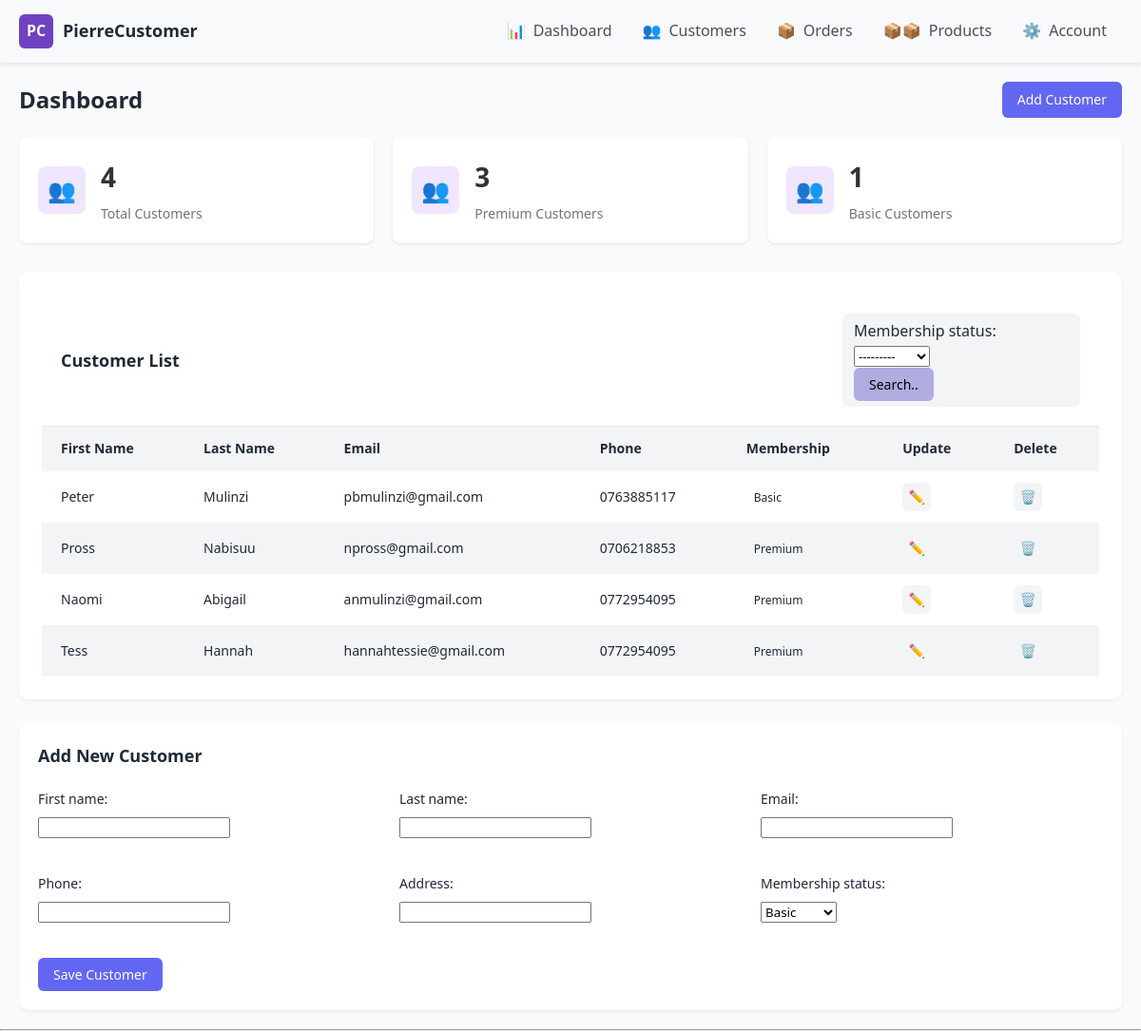
/, run on an earlier commit of the app's database.
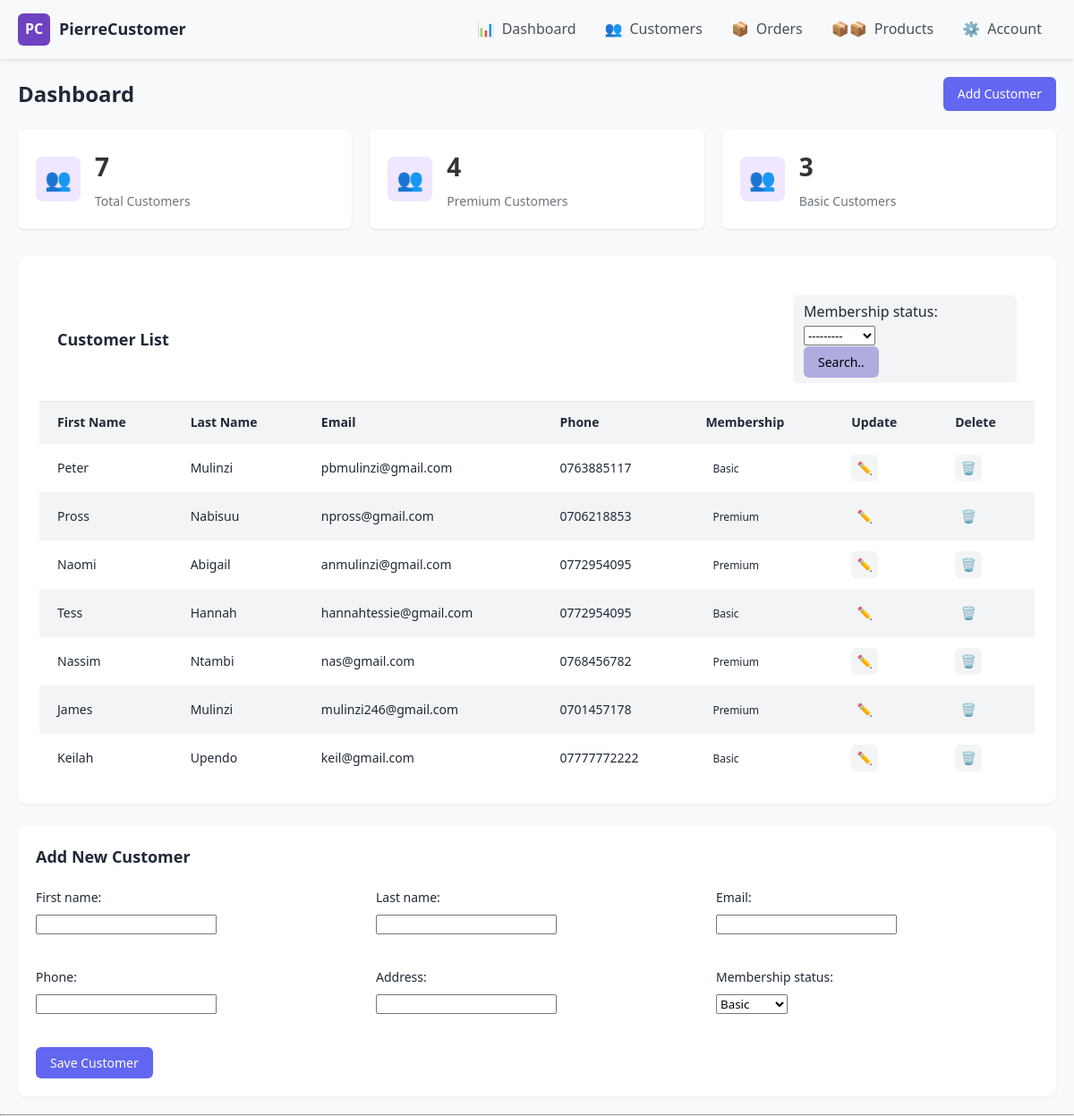
And on a later commit of the database.
### pierre_CMS_App/models.py (models this page shows, shortened)
class Customer(models.Model):
    STATUS = (
        ('Premium', 'Premium'),
        ('Basic', 'Basic'),
    )
    first_name = models.CharField(max_length = 200)
    last_name = models.CharField(max_length = 200)
    phone = models.CharField(max_length=200)
    email = models.EmailField(max_length=200, null=True)
    address = models.CharField(max_length=200)
    date_created = models.DateTimeField(auto_now_add=True)
    membership_status = models.CharField(max_length=200, choices=STATUS, default='Basic')

### pierre_CMS_App/views.py (the view)
# urls.py: path('', views.dashboard, name='dashboard'),
def dashboard(request):
    customers = Customer.objects.all()
    total_customers = customers.count()
    total_basic_customers = Customer.objects.filter(membership_status = 'Basic').count()
    total_premium_customers = Customer.objects.filter(membership_status = 'Premium').count()
    form = CustomerForm(request.POST)
    myFilter = CustomerFilter(request.GET, queryset=customers)
    customers = myFilter.qs
    if request.method == 'POST' and form.is_valid():
        form.save()
        return redirect('dashboard')
    else:
        form = CustomerForm()
    context = {
        'customers': customers,
        'total_customers': total_customers,
        'total_basic_customers': total_basic_customers,
        'total_premium_customers': total_premium_customers,
        'form': form,
        'myFilter': myFilter,
    }
    return render(request, 'pierre_CMS_App/dashboardPage.html', context)

### pierre_CMS_App/forms.py
class CustomerForm(ModelForm):
    class Meta:
        model = Customer
        fields = ['first_name', 'last_name', 'phone', 'email', 'address', 'membership_status']

### pierre_CMS_App/templates/pierre_CMS_App/dashboardPage.html (shortened to what the changed rows need)
{% extends "pierre_CMS_App/main.html" %}
{% block content %}
<div class="main">
    <div class="page-header">
        <h1 class="page-title">Dashboard</h1>
    </div>
    <div class="stats">
        <div class="stat-card">
            <div class="stat-info">
                <h3>{{total_customers|default:"0"}}</h3>
                <p>Total Customers</p>
            </div>
        </div>
        <div class="stat-card">
            <div class="stat-info">
                <h3>{{total_premium_customers|default:"0"}}</h3>
                <p>Premium Customers</p>
            </div>
        </div>
        <div class="stat-card">
            <div class="stat-info">
                <h3>{{total_basic_customers|default:"0"}}</h3>
                <p>Basic Customers</p>
            </div>
        </div>
    </div>
    <div class="card">
        <div class="card-header">
            <h2 class="card-title">Customer List</h2>
        </div>
        <table>
            <thead>
                <tr>
                    <th>First Name</th>
                    <th>Last Name</th>
                    <th>Email</th>
                    <th>Phone</th>
                    <th>Membership</th>
                    <th>Update</th>
                    <th>Delete</th>
                </tr>
            </thead>
            <tbody>
                {% for cust in customers %}
                    <tr>
                        <td>{{cust.first_name}}</td>
                        <td>{{cust.last_name}}</td>
                        <td>{{cust.email}}</td>
                        <td>{{cust.phone}}</td>
                        <td><span class="status">{{cust.membership_status}}</span></td>
                        <td>
                            <a class="btn-icon btn-edit" href="{% url 'updateCustomer' cust.id %}" style="text-decoration: none;">✏️</a>
                        </td>
                        <td>
                            <a class="btn-icon btn-delete" href="{% url 'deleteCustomer' cust.id %}" style="text-decoration: none;">🗑️</a>
                        </td>
                    </tr>
                {% endfor %}
            </tbody>
        </table>
    </div>
    <div class="form-container">
        <h2 class="form-title">Add New Customer</h2>
    </div>
</div>
{% endblock %}

What changed in the data, as far as the page shows it:
changed Customer "Tess": membership_status "Premium" → "Basic"
added Customer: first_name "Nassim", last_name "Ntambi", email "nas@gmail.com", phone "0768456782", membership_status "Premium"
added Customer: first_name "James", last_name "Mulinzi", email "mulinzi246@gmail.com", phone "0701457178", membership_status "Premium"
added Customer: first_name "Keilah", last_name "Upendo", email "keil@gmail.com", phone "07777772222", membership_status "Basic"
Also different on the page:
{{ total_customers|default:"0" }}: "4" → "7"
{{ total_premium_customers|default:"0" }}: "3" → "4"
{{ total_basic_customers|default:"0" }}: "1" → "3"
